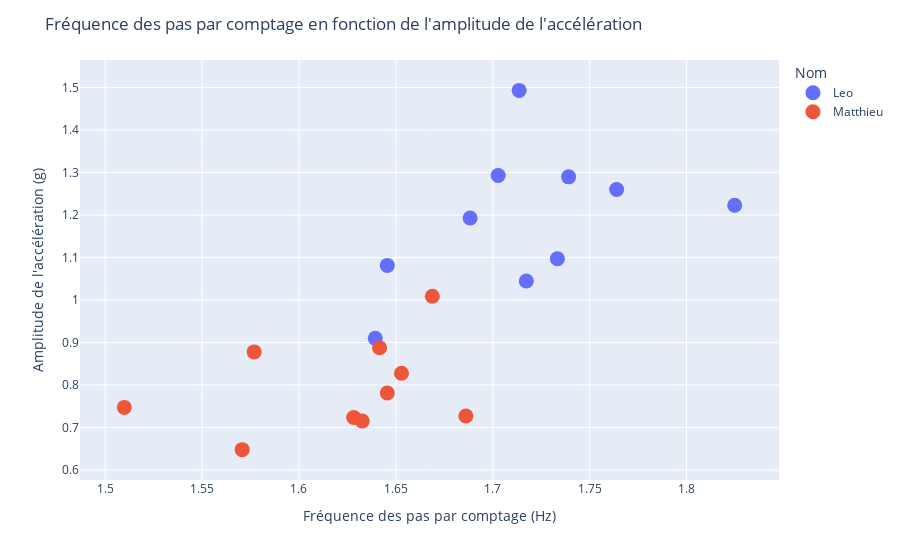

The notebook cell this image was saved under:
### Code cell
def filter_members(df, member1, member2):
    if member1 not in members:
        raise ValueError(f"Member \"{member1}\" not found")
    if member2 not in members:
        raise ValueError("Member \"{member2}\" not found")
    result = df.query(f"Nom == '{member1}' or Nom == '{member2}'")
    return result

def make_scatter(df):
    colors = px.colors.qualitative.Plotly
    fig = px.scatter(df, x="Fréquence des pas par comptage (Hz)", y="Amplitude de l'accélération (g)", color="Nom", hover_data={"Fichier source": True}, color_discrete_sequence=colors)
    fig.update_traces(marker=dict(size=15))
    fig.update_layout(
        title="Fréquence des pas par comptage en fonction de l'amplitude de l'accélération",
        xaxis_title="Fréquence des pas par comptage (Hz)",
        yaxis_title="Amplitude de l'accélération (g)",
        hovermode="closest",
    )
    return fig
  
filtered_df = filter_members(metrics_df, "Matthieu", "Leo")
fig = make_scatter(filtered_df)
fig

### Figure 1 — Plotly figure (JSON) as saved in the notebook; plotly's stock layout.template omitted (floating-point values rounded to 4 significant figures)
{"data": [{"customdata": [["accelerometer1_data.csv"], ["accelerometer7_data.csv"], ["accelerometer6_data.csv"], ["accelerometer2_data.csv"], ["accelerometer10_data.csv"], ["accelerometer4_data.csv"], ["accelerometer5_data.csv"], ["accelerometer3_data.csv"], ["accelerometer9_data.csv"], ["accelerometer8_data.csv"]], "hovertemplate": "Nom=Leo<br>Fréquence des pas par comptage (Hz)=%{x}<br>Amplitude de l'accélération (g)=%{y}<br>Fichier source=%{customdata[0]}<extra></extra>", "legendgroup": "Leo", "marker": {"color": "#636EFA", "size": 15, "symbol": "circle"}, "mode": "markers", "name": "Leo", "orientation": "v", "showlegend": true, "type": "scatter", "x": [1.764, 1.739, 1.688, 1.714, 1.646, 1.703, 1.717, 1.825, 1.639, 1.733], "xaxis": "x", "y": [1.26, 1.29, 1.193, 1.493, 1.081, 1.293, 1.045, 1.223, 0.9098, 1.097], "yaxis": "y"}, {"customdata": [["accelerometer1_data.csv"], ["accelerometer6_data.csv"], ["accelerometer9_data.csv"], ["accelerometer7_data.csv"], ["accelerometer2_data.csv"], ["accelerometer3_data.csv"], ["accelerometer5_data.csv"], ["accelerometer10_data.csv"], ["accelerometer8_data.csv"], ["accelerometer4_data.csv"]], "hovertemplate": "Nom=Matthieu<br>Fréquence des pas par comptage (Hz)=%{x}<br>Amplitude de l'accélération (g)=%{y}<br>Fichier source=%{customdata[0]}<extra></extra>", "legendgroup": "Matthieu", "marker": {"color": "#EF553B", "size": 15, "symbol": "circle"}, "mode": "markers", "name": "Matthieu", "orientation": "v", "showlegend": true, "type": "scatter", "x": [1.571, 1.653, 1.51, 1.642, 1.686, 1.633, 1.669, 1.577, 1.628, 1.646], "xaxis": "x", "y": [0.6479, 0.8277, 0.7473, 0.8876, 0.7269, 0.7152, 1.009, 0.8778, 0.7235, 0.781], "yaxis": "y"}], "layout": {"hovermode": "closest", "legend": {"title": {"text": "Nom"}, "tracegroupgap": 0}, "margin": {"t": 60}, "title": {"text": "Fréquence des pas par comptage en fonction de l'amplitude de l'accélération"}, "xaxis": {"anchor": "y", "domain": [0, 1], "title": {"text": "Fréquence des pas par comptage (Hz)"}}, "yaxis": {"anchor": "x", "domain": [0, 1], "title": {"text": "Amplitude de l'accélération (g)"}}}}
